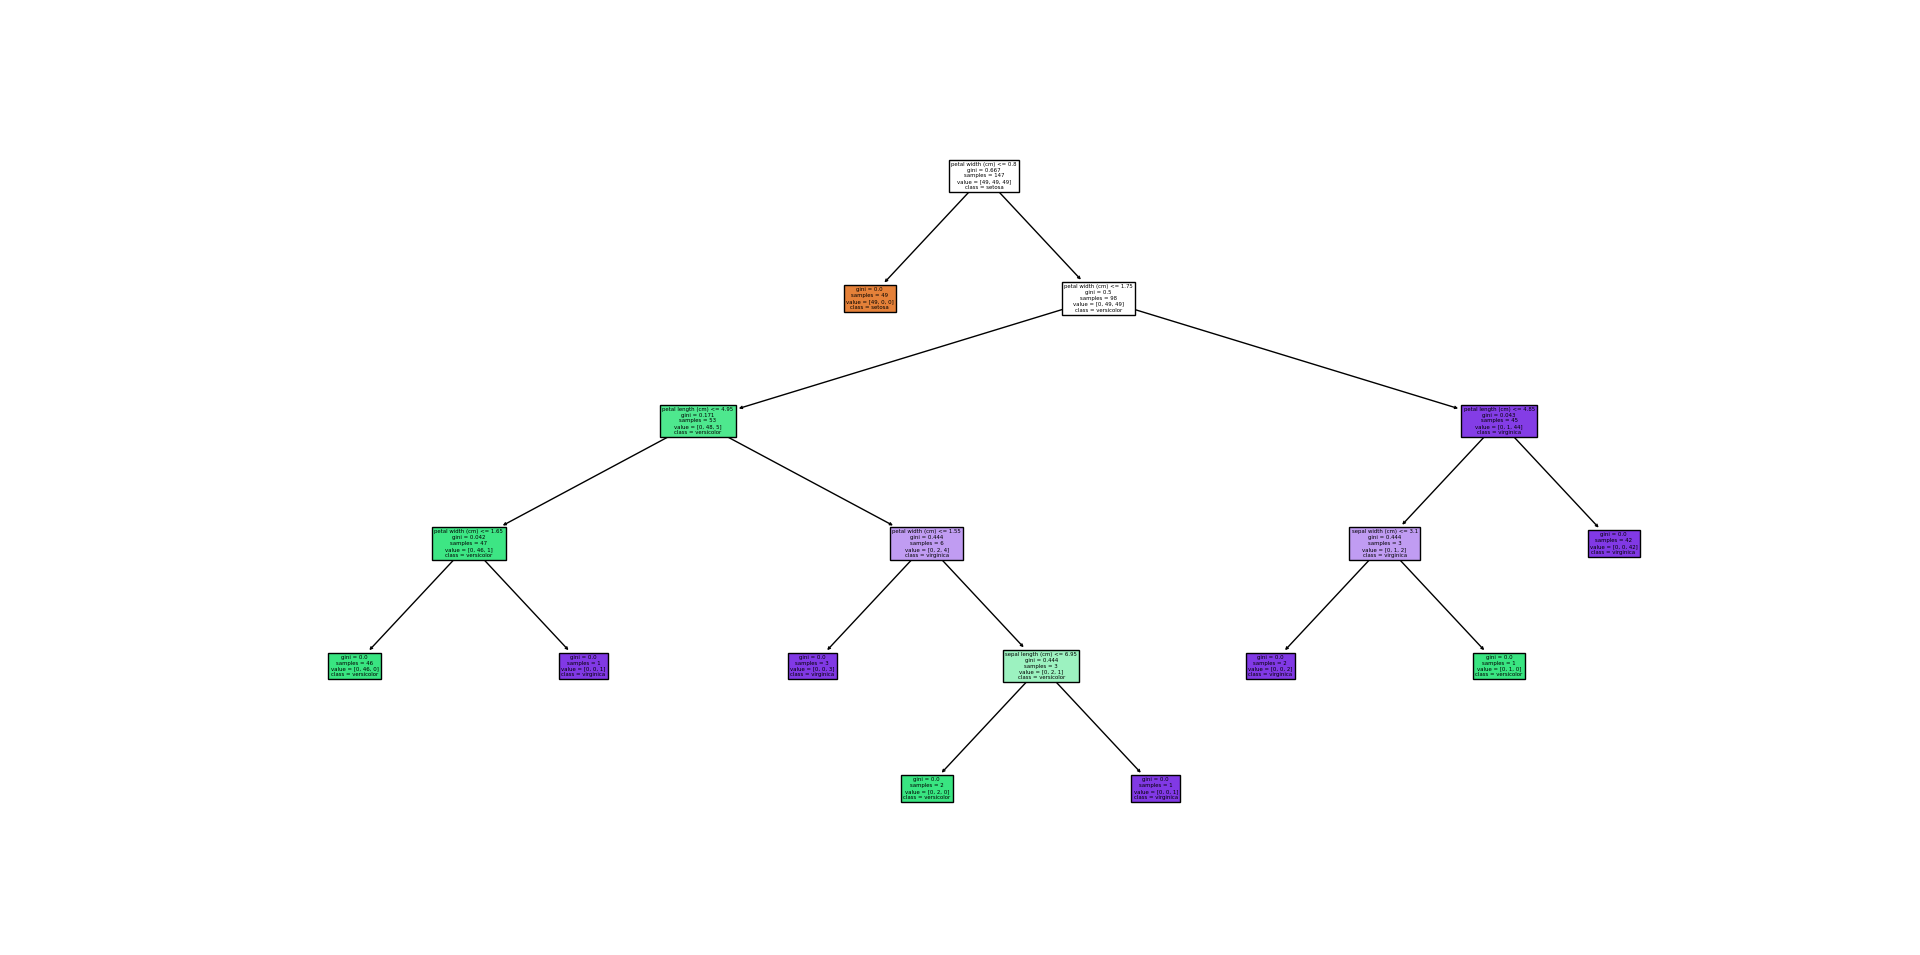

Recreate this plot in Python.
import matplotlib.pyplot as plt
import numpy as np
from sklearn import tree
from sklearn.datasets import load_iris

# Load iris dataset
iris = load_iris()

print(iris.feature_names)
print(iris.target_names)

# Define indexes of elements to remove
removed = [0, 50, 100]

# Prepare new target for learning phase
new_target = np.delete(iris.target, removed)

# Prepare new data for learning phase
new_data = np.delete(iris.data, removed, axis=0)

# Define decision tree classifier
clf = tree.DecisionTreeClassifier()

# Train classifier on new data and new target
clf = clf.fit(new_data, new_target)

# Assign removed data as input for prediction
prediction = clf.predict(iris.data[removed])

# Print removed data
print("Original Data", iris.data[removed])

# Print target for the removed data
print("Original Labels", iris.target[removed])

# Print prediction for predicted data
print("Labels Predicted", prediction)

# Draw decision tree from the trained classifier
tree.plot_tree(clf,
               feature_names=iris.feature_names,
               class_names=iris.target_names,
               filled=True)

# Show the decision tree
plt.show()
